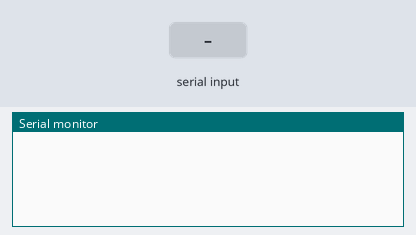
A sketch run on a simulated Arduino Uno, built with avr-gcc and run on an emulated ATmega328P. Shown: the last lines printed to the serial monitor. The inputs (shaded band) are chosen by the test bench.

Above: at 1.2 s.
1.3 s: "90,45\n" received over Serial
At 2.4 s:
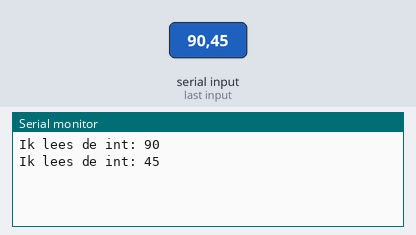
3.0 s: "30,150\n" received over Serial
At 5.1 s:
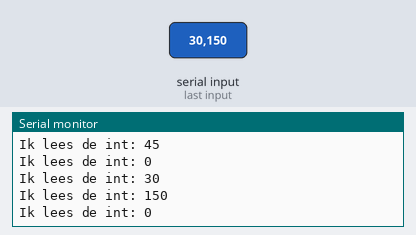
Timing chart, 0 to 6.6 s (numbered marks = the images above; inputs shaded):
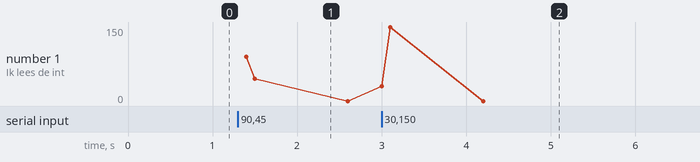

Measured:
- after the input at 1.3 s, the serial monitor: prints a new line after 0.10 s (image 1)
- after the input at 3.0 s, the serial monitor: prints a new line at once (image 2)

The sketch:

LeesInt.ino
```cpp
void setup() {
  Serial.begin(9600);
}

void loop() {
  if (Serial.available()) {
    const int i = Serial.parseInt();
    Serial.print("Ik lees de int: ");
    Serial.println(i);
  }
  delay(100);
}
```
